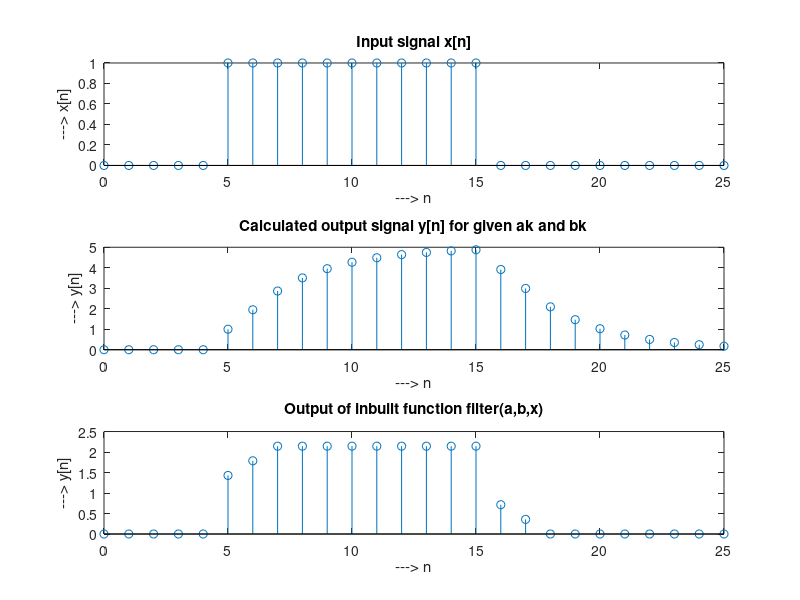

The MATLAB script that drew this image:
clc;
clear;

% define the aks and bks here
ak = [ 1 0.25 0.25 ];
bk = [ 0.7  0 ];

% x is the input signal
n = 0:25;
x = 1*double(n>=5 & n<=15);

% y is output initially 0 
y = 0*x;

% a)

% calculating each term of y which has same number of elements as x
for i = 1:numel(x)
    % calculating y(i)
    % first considering aks
    for j = 1:numel(ak) 
        % elements of y initially zero in all range and before and after the range
        % so elements with index of y < 0 in not required to be added
        if i-j+1>0 
            y(i) = y(i) + ak(j)*x(i-j+1);
        end
    end
    % calculating for bk
    for j = 1:numel(bk)
        if i-j>0 % elements initally are zeros or elements before the y range of y
            y(i) = y(i) + bk(j)*y(i-j);
        end
    end
end


% b 

% filter(a,b,x) is the inbuilt function of matlab which takes aks, bks and
% x[n] and calculates the output signal with same number of elements as x[n]
% fourth aurgument is for the initial conditions of y[n] which is
% considered zero
y1 = filter(ak,bk,x,zeros(1,max(length(ak),length(bk))-1)); 


%plotting te input and output
subplot(3,1,1)
stem(n,x)
title('Input signal x[n]')
xlabel('---> n')
ylabel('---> x[n]')

% plotting calculated output signal
subplot(3,1,2)
stem(n,y)
title('Calculated output signal y[n] for given ak and bk')
xlabel('---> n')
ylabel('---> y[n]')

% plotting output by inbuilt function
subplot(3,1,3)
stem(n,y1)
title('Output of inbuilt function filter(a,b,x)')
xlabel('---> n')
ylabel('---> y[n]') 
